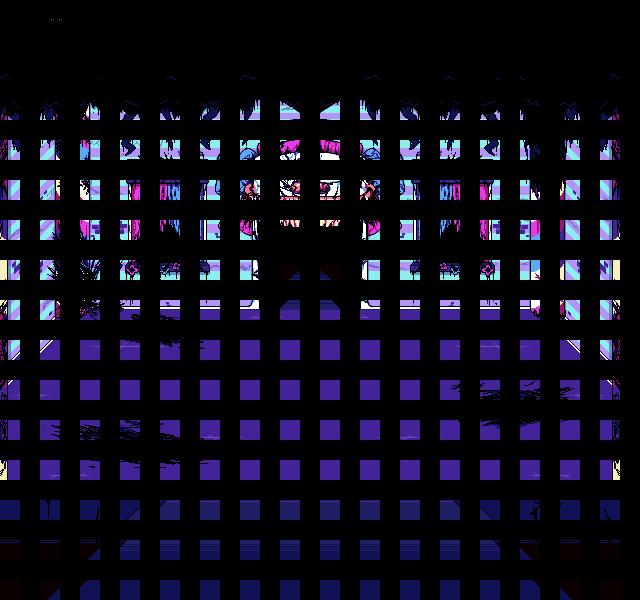

Rendered tile map (Tiled .tmx) drawn with the repository's tilesets; below, a short description and the full map source, tile grids included:
An orthogonal 16x15 tile map with 40x40 px tiles, 1 tile layer (Tile Layer 1), 2 tilesets, 1 image layer and 24 objects (6x npc, kris1, ral1, sus1, spawn, ...).

<map version="1.11" tiledversion="1.11.0" orientation="orthogonal" renderorder="right-down" width="16" height="15" tilewidth="40" tileheight="40" infinite="0" nextlayerid="7" nextobjectid="38">
 <editorsettings>
  <export target="geno_room.lua" format="lua" />
 </editorsettings>
 <tileset firstgid="1" source="../tilesets/wilter_tileset_real.tsx" />
 <tileset firstgid="961" source="../tilesets/wilter_tileset_destroy.tsx" />
 <layer id="1" name="Tile Layer 1" width="16" height="15">
  <data encoding="csv">
961,961,963,964,965,966,967,968,969,970,971,972,973,974,975,976,
977,978,979,961,981,982,983,984,985,986,987,988,989,990,991,992,
993,994,995,996,997,998,999,1000,1001,1002,1003,1004,1005,1006,1007,1008,
1009,1010,1011,1012,1013,1014,1015,1016,1017,1018,1019,1020,1021,1022,1023,1024,
1025,1026,1027,1028,1029,1030,1031,1032,1033,1034,1035,1036,1037,1038,1039,1040,
1041,1042,1043,1044,1045,1046,1047,1048,1049,1050,1051,1052,1053,1054,1055,1056,
1057,1058,1059,1060,1061,1062,1063,1064,1065,1066,1067,1068,1069,1070,1071,1072,
1073,1074,1075,1076,1077,1078,1079,1080,1081,1082,1083,1084,1085,1086,1087,1088,
1089,1090,1091,1092,1093,1094,1095,1096,1097,1098,1099,1100,1101,1102,1103,1104,
1105,1106,1107,1108,1109,1110,1111,1112,1113,1114,1115,1116,1117,1118,1119,1120,
1121,1122,1123,1124,1125,1126,1127,1128,1129,1130,1131,1132,1133,1134,1135,1136,
1137,1138,1139,1140,1141,1142,1143,1144,1145,1146,1147,1148,1149,1150,1151,1152,
1153,1154,1155,1156,1157,1158,1159,1160,1161,1162,1163,1164,1165,1166,1167,1168,
1169,1170,1171,1172,1173,1174,1175,1176,1177,1178,1179,1180,1181,1182,1183,1184,
1185,1186,1187,1188,1189,1190,1191,1192,1193,1194,1195,1196,1197,1198,1199,1200
</data>
 </layer>
 <objectgroup id="2" name="collision">
  <object id="1" x="585.999" y="601.164">
   <polyline points="0,0 -120,-121.125 77.5,-121.375" />
  </object>
  <object id="2" x="55.9722" y="600.05">
   <polyline points="0,0 117.962,-120.011 -104.413,-119.761" />
  </object>
  <object id="3" x="17.0431" y="475.547">
   <polyline points="0,0 -0.97951,-131.5 81.0544,-200.5 255.652,-199.5" />
  </object>
  <object id="4" x="217.964" y="98.6529" width="53.4545" height="177.182" />
  <object id="5" x="625.048" y="475.734">
   <polyline points="0,0 0.986961,-131.5 -81.671,-200.5 -257.597,-199.5" />
  </object>
  <object id="6" x="365.519" y="92.9591" width="53.4545" height="182.682" />
  <object id="36" x="160" y="480" width="320" />
 </objectgroup>
 <objectgroup id="3" name="markers">
  <object id="8" name="kris1" x="320" y="440">
   <point />
  </object>
  <object id="9" name="ral1" x="440" y="440">
   <point />
  </object>
  <object id="10" name="sus1" x="200" y="440">
   <point />
  </object>
  <object id="11" name="spawn" x="320" y="440">
   <point />
  </object>
  <object id="13" name="kris2" x="320" y="360">
   <point />
  </object>
  <object id="14" name="kris3" x="320.333" y="393.667">
   <point />
  </object>
  <object id="15" name="kris4" x="286" y="325">
   <point />
  </object>
  <object id="17" name="wiltded" x="1539" y="338">
   <point />
  </object>
  <object id="34" name="exit" x="320" y="320">
   <point />
  </object>
  <object id="35" name="entrance" x="320" y="560">
   <point />
  </object>
 </objectgroup>
 <objectgroup id="4" name="objects">
  <object id="7" name="npc" x="320" y="320">
   <properties>
    <property name="actor" value="wilter" />
   </properties>
   <point />
  </object>
  <object id="29" name="npc" x="-90.7591" y="307.343">
   <properties>
    <property name="actor" value="wilter2" />
   </properties>
   <point />
  </object>
  <object id="30" name="npc" x="-58.7871" y="283.622">
   <properties>
    <property name="actor" value="wilter3" />
   </properties>
   <point />
  </object>
  <object id="31" name="npc" x="-60.8498" y="333.127">
   <properties>
    <property name="actor" value="wilter4" />
   </properties>
   <point />
  </object>
  <object id="32" name="npc" x="-105.198" y="358.911">
   <properties>
    <property name="actor" value="wilter5" />
   </properties>
   <point />
  </object>
  <object id="33" name="npc" x="-100.041" y="401.196">
   <properties>
    <property name="actor" value="wilter6" />
   </properties>
   <point />
  </object>
  <object id="37" name="transition" x="280" y="240" width="80" height="40">
   <properties>
    <property name="map" value="final_room" />
   </properties>
  </object>
 </objectgroup>
 <imagelayer id="5" name="Filter" opacity="0.5">
  <image source="../../../assets/sprites/filters/black.png" width="1000" height="1000" />
 </imagelayer>
</map>